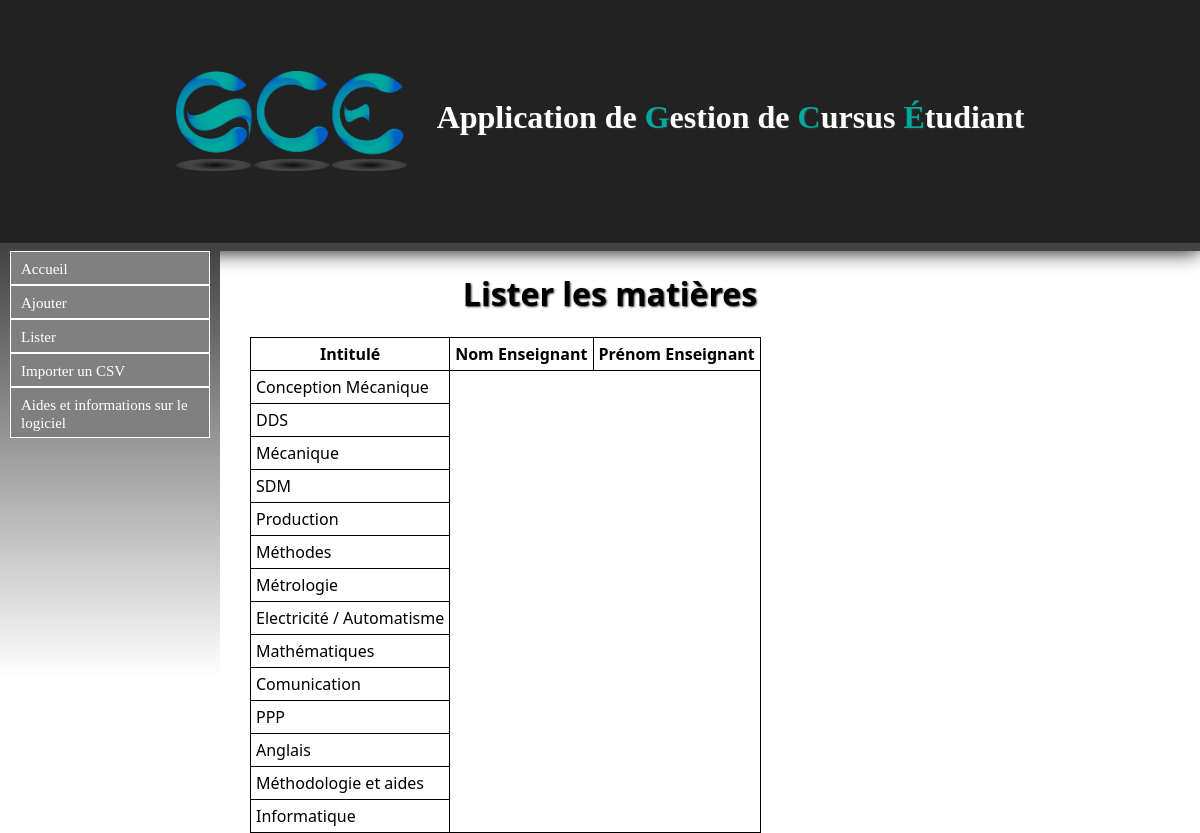
Screenshot of /Matiere/listermatieres with the database file from the repository.
### Matiere/models.py (models this page shows, shortened)
class Matiere(models.Model):
	intitule = models.CharField(max_length=30,null=False)
	code = models.CharField(max_length=30,null=False)
	coefficient = models.FloatField(default=1.0)
	unite = models.ForeignKey('UE.UniteE', null=True)

### Matiere/views.py (the view)
def listermatieres(request):
	matieres = Matiere.objects.all()
	enseignants = Enseignant.objects.all()
	return render(request, 'contenu_html/listermatieres.html', locals())

### Matiere/templates/contenu_html/listermatieres.html (shortened to what this page needs)
{% extends "templates/base.html" %}
{% block content %}
<h1>Lister les matières</h1>
{% if not matieres %}
	<p>Pas de matieres dans la base</p>
{% else %}
	<table >
	<tr>
		<th>Intitulé</th>
		<th>Nom Enseignant</th>
		<th>Prénom Enseignant</th>
	</tr>
{% endif %}
{% for mat in matieres %}
	<tr>
		<td>{{ mat.intitule }}</td>
{% endfor %}
</table>
{% endblock %}

### cursusEtu/templates/base.html (shortened to what this page needs)
<html>
	<head>
		{% load static %}
		<link rel="stylesheet" type="text/css" href="{% static 'css/stylesheet.css' %}" />
	</head>
	<body>
		<div id="header">
			<h1><img id="logo" src="{% static 'image/logo.png' %}" alt="Logo GCE" />Application de <label id="GCE">G</label>estion de <label id="GCE">C</label>ursus <label id="GCE">É</label>tudiant</h1>
		</div>
		<nav id="menu">
			<ul id="menu-deroulant">
				<li>
		            <a href="/">Accueil</a>
		        </li>
		        <li id="ajouter">
		            <a>Ajouter</a>
		        </li>
		        <li id="lister">
		            <a>Lister</a>
		        </li>
		        <li>
		            <a href="/Note/importer_csv">Importer un CSV</a>
		        </li>
		        <li>
		        	<a href="/aides">Aides et informations sur le logiciel</a>
		       	</li>
		    </ul>
		</nav>
		<div id="main">
			{% block content %}
			{% endblock %}
		</div>
	</body>
</html>

### static/css/stylesheet.css (style rules this page uses)
a { color:#222222; text-decoration: none; }
html,body { height: 100%; }
body { font-family: "Segoe UI", Verdana, serif; font-size:12pt; margin:0; padding:0; }
#header { width:100%; padding-top: 50px; padding-bottom: 50px; background-color:#222222; box-shadow:0 0 20px #000000; border-bottom:solid #444444 8px; font-family: walkway; }
#GCE { color: #00A99D; }
#menu a { color: white; font-size: 15px; font-family: walkway; }
li { border : 1px solid white; padding: 5px 0px 5px 0px; background-color :gray; cursor: pointer; padding-left: 10px; }
#menu-deroulant, #menu-deroulant ul { padding: 0; margin: 0; list-style: none; }
h1 { text-shadow:1px 1px 2px #333333; text-align: center; color:white; vertical-align: middle; }
#menu { background: linear-gradient(to bottom, #444444, white); width: 200px; height: 50%; padding: 10px; padding-top: 0px; float: left; }
#main { margin-top: 50px; width : 800px; margin:auto; text-align: center; }
table { border:1px solid black; border-collapse : collapse; }
#main h1 { color: black; }
table { margin-left: 50px; }
td,th { padding: 5px; border:1px solid black; }
#logo { height: 100px; vertical-align: middle; margin-right: 30px; }

### rows the page displays
Matiere: intitule "Conception Mécanique"
Matiere: intitule "DDS"
Matiere: intitule "Mécanique"
Matiere: intitule "SDM"
Matiere: intitule "Production"
Matiere: intitule "Méthodes"
Matiere: intitule "Métrologie"
Matiere: intitule "Electricité / Automatisme"
Matiere: intitule "Mathématiques"
Matiere: intitule "Comunication"
Matiere: intitule "PPP"
Matiere: intitule "Anglais"
Matiere: intitule "Méthodologie et aides"
Matiere: intitule "Informatique"
